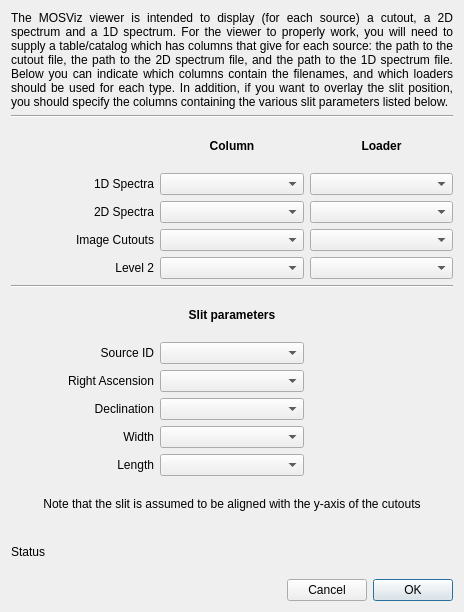
<?xml version="1.0" encoding="UTF-8"?>
<ui version="4.0">
 <class>Dialog</class>
 <widget class="QDialog" name="Dialog">
  <property name="geometry">
   <rect>
    <x>0</x>
    <y>0</y>
    <width>464</width>
    <height>612</height>
   </rect>
  </property>
  <property name="windowTitle">
   <string>Dialog</string>
  </property>
  <layout class="QVBoxLayout" name="verticalLayout">
   <item>
    <layout class="QGridLayout" name="gridLayout">
     <item row="3" column="0">
      <widget class="QLabel" name="label_2">
       <property name="text">
        <string>1D Spectra</string>
       </property>
       <property name="alignment">
        <set>Qt::AlignRight|Qt::AlignTrailing|Qt::AlignVCenter</set>
       </property>
      </widget>
     </item>
     <item row="4" column="0">
      <widget class="QLabel" name="label_3">
       <property name="text">
        <string>2D Spectra</string>
       </property>
       <property name="alignment">
        <set>Qt::AlignRight|Qt::AlignTrailing|Qt::AlignVCenter</set>
       </property>
      </widget>
     </item>
     <item row="11" column="0">
      <widget class="QLabel" name="label_9">
       <property name="text">
        <string>Declination</string>
       </property>
       <property name="alignment">
        <set>Qt::AlignRight|Qt::AlignTrailing|Qt::AlignVCenter</set>
       </property>
      </widget>
     </item>
     <item row="10" column="0">
      <widget class="QLabel" name="label_8">
       <property name="text">
        <string>Right Ascension</string>
       </property>
       <property name="alignment">
        <set>Qt::AlignRight|Qt::AlignTrailing|Qt::AlignVCenter</set>
       </property>
      </widget>
     </item>
     <item row="11" column="1">
      <widget class="QComboBox" name="combosel_slit_dec"/>
     </item>
     <item row="5" column="0">
      <widget class="QLabel" name="label_4">
       <property name="text">
        <string>Image Cutouts</string>
       </property>
       <property name="alignment">
        <set>Qt::AlignRight|Qt::AlignTrailing|Qt::AlignVCenter</set>
       </property>
      </widget>
     </item>
     <item row="15" column="0" colspan="3">
      <widget class="QLabel" name="label_status">
       <property name="text">
        <string>Status</string>
       </property>
       <property name="wordWrap">
        <bool>true</bool>
       </property>
      </widget>
     </item>
     <item row="3" column="1">
      <widget class="QComboBox" name="combosel_spectrum1d"/>
     </item>
     <item row="5" column="1">
      <widget class="QComboBox" name="combosel_cutout"/>
     </item>
     <item row="7" column="0" colspan="3">
      <widget class="Line" name="line_3">
       <property name="orientation">
        <enum>Qt::Horizontal</enum>
       </property>
      </widget>
     </item>
     <item row="5" column="2">
      <widget class="QComboBox" name="combosel_loader_cutout"/>
     </item>
     <item row="4" column="2">
      <widget class="QComboBox" name="combosel_loader_spectrum2d"/>
     </item>
     <item row="12" column="0">
      <widget class="QLabel" name="label_10">
       <property name="text">
        <string>Width</string>
       </property>
       <property name="alignment">
        <set>Qt::AlignRight|Qt::AlignTrailing|Qt::AlignVCenter</set>
       </property>
      </widget>
     </item>
     <item row="1" column="0" colspan="3">
      <widget class="Line" name="line">
       <property name="orientation">
        <enum>Qt::Horizontal</enum>
       </property>
      </widget>
     </item>
     <item row="14" column="0" colspan="3">
      <widget class="QLabel" name="label_12">
       <property name="text">
        <string>Note that the slit is assumed to be aligned with the y-axis of the cutouts</string>
       </property>
       <property name="alignment">
        <set>Qt::AlignCenter</set>
       </property>
      </widget>
     </item>
     <item row="2" column="1">
      <widget class="QLabel" name="label_5">
       <property name="font">
        <font>
         <weight>75</weight>
         <bold>true</bold>
        </font>
       </property>
       <property name="text">
        <string>Column</string>
       </property>
       <property name="alignment">
        <set>Qt::AlignCenter</set>
       </property>
      </widget>
     </item>
     <item row="4" column="1">
      <widget class="QComboBox" name="combosel_spectrum2d"/>
     </item>
     <item row="12" column="1">
      <widget class="QComboBox" name="combosel_slit_width"/>
     </item>
     <item row="13" column="1">
      <widget class="QComboBox" name="combosel_slit_length"/>
     </item>
     <item row="2" column="2">
      <widget class="QLabel" name="label_6">
       <property name="font">
        <font>
         <weight>75</weight>
         <bold>true</bold>
        </font>
       </property>
       <property name="text">
        <string>Loader</string>
       </property>
       <property name="alignment">
        <set>Qt::AlignCenter</set>
       </property>
      </widget>
     </item>
     <item row="8" column="1">
      <widget class="QLabel" name="label_7">
       <property name="font">
        <font>
         <weight>75</weight>
         <bold>true</bold>
        </font>
       </property>
       <property name="text">
        <string>Slit parameters</string>
       </property>
       <property name="alignment">
        <set>Qt::AlignCenter</set>
       </property>
      </widget>
     </item>
     <item row="13" column="0">
      <widget class="QLabel" name="label_11">
       <property name="text">
        <string>Length</string>
       </property>
       <property name="alignment">
        <set>Qt::AlignRight|Qt::AlignTrailing|Qt::AlignVCenter</set>
       </property>
      </widget>
     </item>
     <item row="0" column="0" colspan="3">
      <widget class="QLabel" name="label">
       <property name="sizePolicy">
        <sizepolicy hsizetype="Preferred" vsizetype="Minimum">
         <horstretch>0</horstretch>
         <verstretch>0</verstretch>
        </sizepolicy>
       </property>
       <property name="font">
        <font>
         <weight>50</weight>
         <bold>false</bold>
        </font>
       </property>
       <property name="text">
        <string>The MOSViz viewer is intended to display (for each source) a cutout, a 2D spectrum and a 1D spectrum. For the viewer to properly work, you will need to supply a table/catalog which has columns that give for each source: the path to the cutout file, the path to the 2D spectrum file, and the path to the 1D spectrum file. Below you can indicate which columns contain the filenames, and which loaders should be used for each type. In addition, if you want to overlay the slit position, you should specify the columns containing the various slit parameters listed below.</string>
       </property>
       <property name="alignment">
        <set>Qt::AlignJustify|Qt::AlignVCenter</set>
       </property>
       <property name="wordWrap">
        <bool>true</bool>
       </property>
      </widget>
     </item>
     <item row="10" column="1">
      <widget class="QComboBox" name="combosel_slit_ra"/>
     </item>
     <item row="3" column="2">
      <widget class="QComboBox" name="combosel_loader_spectrum1d"/>
     </item>
     <item row="9" column="0">
      <widget class="QLabel" name="label_13">
       <property name="text">
        <string>Source ID</string>
       </property>
       <property name="alignment">
        <set>Qt::AlignRight|Qt::AlignTrailing|Qt::AlignVCenter</set>
       </property>
      </widget>
     </item>
     <item row="9" column="1">
      <widget class="QComboBox" name="combosel_source_id"/>
     </item>
     <item row="6" column="0">
      <widget class="QLabel" name="label_14">
       <property name="text">
        <string>Level 2</string>
       </property>
       <property name="alignment">
        <set>Qt::AlignRight|Qt::AlignTrailing|Qt::AlignVCenter</set>
       </property>
      </widget>
     </item>
     <item row="6" column="1">
      <widget class="QComboBox" name="combosel_level2"/>
     </item>
     <item row="6" column="2">
      <widget class="QComboBox" name="combosel_loader_level2"/>
     </item>
    </layout>
   </item>
   <item>
    <layout class="QHBoxLayout" name="horizontalLayout">
     <item>
      <spacer name="horizontalSpacer">
       <property name="orientation">
        <enum>Qt::Horizontal</enum>
       </property>
       <property name="sizeHint" stdset="0">
        <size>
         <width>40</width>
         <height>20</height>
        </size>
       </property>
      </spacer>
     </item>
     <item>
      <widget class="QPushButton" name="button_cancel">
       <property name="text">
        <string>Cancel</string>
       </property>
      </widget>
     </item>
     <item>
      <widget class="QPushButton" name="button_ok">
       <property name="text">
        <string>OK</string>
       </property>
       <property name="default">
        <bool>true</bool>
       </property>
       <property name="flat">
        <bool>false</bool>
       </property>
      </widget>
     </item>
    </layout>
   </item>
  </layout>
 </widget>
 <resources/>
 <connections/>
</ui>
